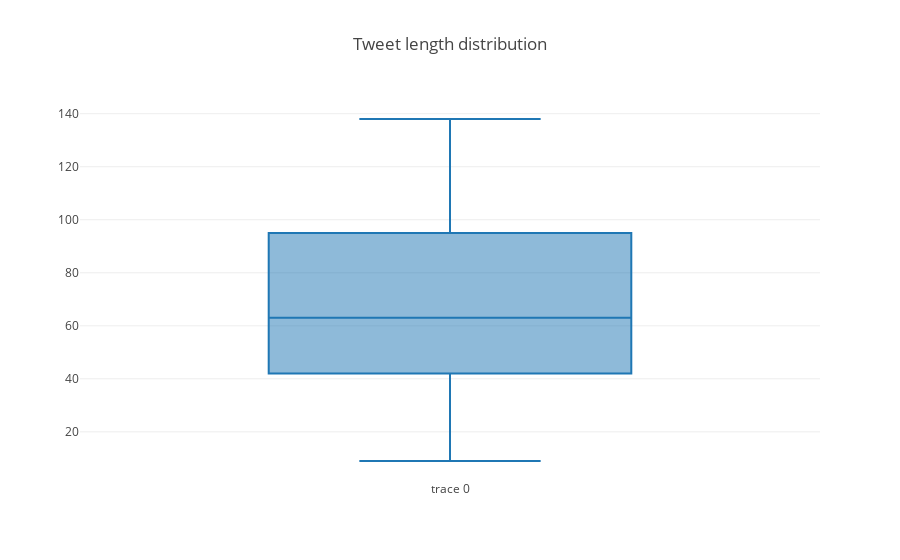

Source (notebook cell):
### Code cell
box_plot = [Box(y=data['pre_clean_len'])]
data.drop(['pre_clean_len'],axis=1,inplace=True)
iplot({"data":box_plot, "layout":Layout(title="Tweet length distribution")})

### Figure 1 — Plotly figure (JSON) as saved in the notebook; plotly's stock layout.template omitted (floating-point values rounded to 4 significant figures; data arrays with more than 128 entries replaced by an {"elided": "..."} marker saying what was removed)
{"data": [{"type": "box", "y": {"elided": "359 int values"}}], "layout": {"title": "Tweet length distribution"}}
